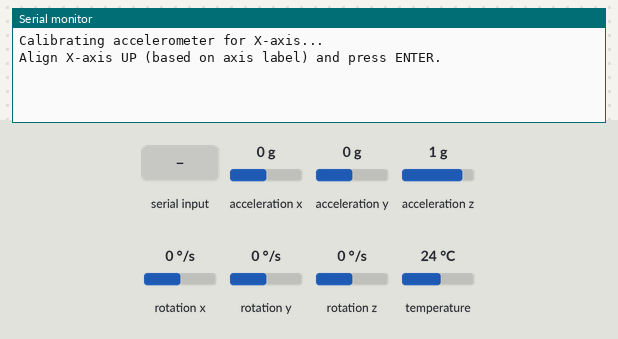
Simulated run of this sketch. Board: Arduino Uno, built with avr-gcc and run on an emulated ATmega328P. Parts: the last lines printed to the serial monitor. The test bench sets the inputs (shaded band); at power-on: acceleration x 0 g, acceleration y 0 g, acceleration z 1 g, rotation x 0 °/s, rotation y 0 °/s, rotation z 0 °/s, temperature 24 °C.

Above: at 0.9 s.
1.0 s: "1" received over Serial
At 2.6 s:
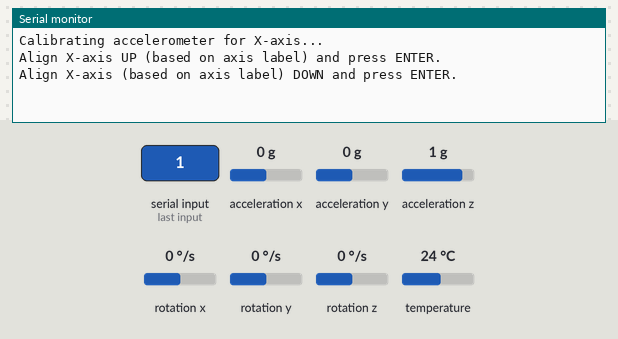
3.7 s: "0" received over Serial
At 5.04 s:
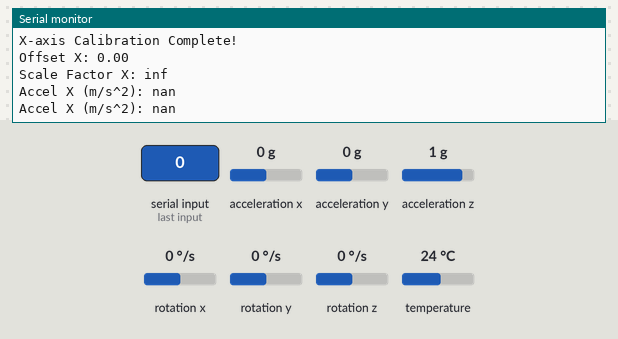
6.4 s: acceleration x set to -1.4 g
At 6.48 s:
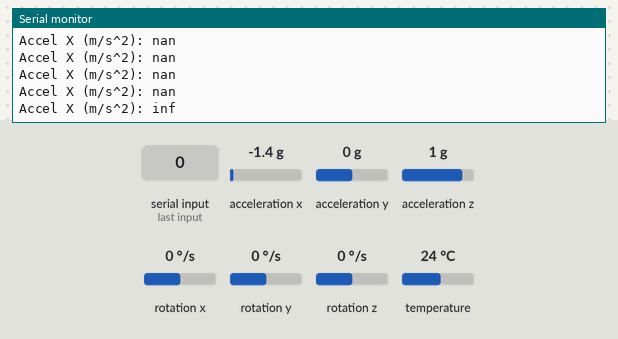

Measured:
- after the input at 1.0 s, the serial monitor: prints a new line after 1.2 s (image 1)
- after the input at 3.7 s, the serial monitor: prints a new line after 1.2 s (image 2)
- after the input at 6.4 s, the serial monitor: prints a new line after 0.07 s (image 3)

The sketch:

accel_calibration_x_axis.ino
```cpp
#include <Wire.h>
#include <Adafruit_MPU6050.h>
#include <Adafruit_Sensor.h>

Adafruit_MPU6050 mpu;

float offsetX = 0;
float scaleFactorX = 0;

const float gravity = 9.81;

void setup() {
  Serial.begin(115200);
  while (!Serial);

  if (!mpu.begin()) {
    Serial.println("Failed to find MPU6050 chip");
    while (1);
  }

  mpu.setAccelerometerRange(MPU6050_RANGE_4_G);
  mpu.setGyroRange(MPU6050_RANGE_250_DEG);
  mpu.setFilterBandwidth(MPU6050_BAND_5_HZ);

  Serial.println("Calibrating accelerometer for X-axis...");
  calibrateXAxis();
}

void loop() {
  sensors_event_t a, g, temp;
  mpu.getEvent(&a, &g, &temp);

  // Apply offset and scale factor for Z-axis
  float ax = (a.acceleration.x - offsetX) * scaleFactorX * gravity;

  // Print calibrated Z-axis value
  Serial.print("Accel X (m/s^2): ");
  Serial.println(ax);

  delay(100);
}

void calibrateXAxis() {
  float x_up = 0, x_down = 0;

  // Collect readings for Z-axis UP
  x_up = collectXAxisAverage("Align X-axis UP (based on axis label) and press ENTER.");

  // Collect readings for Z-axis DOWN
  x_down = collectXAxisAverage("Align X-axis (based on axis label) DOWN and press ENTER.");

  // Calculate offset
  offsetX = (x_up + x_down) / 2.0;

  // Calculate scale factor
  scaleFactorX = 2.0 / abs(x_up - x_down);

  Serial.println("X-axis Calibration Complete!");
  Serial.print("Offset X: "); Serial.println(offsetX);
  Serial.print("Scale Factor X: "); Serial.println(scaleFactorX);
}

float collectXAxisAverage(const char* prompt) {
  Serial.println(prompt);
  while (!Serial.available());
  Serial.read(); // Clear serial buffer

  float sum = 0;
  const int numReadings = 100;

  for (int i = 0; i < numReadings; i++) {
    sensors_event_t a, g, temp;
    mpu.getEvent(&a, &g, &temp);

    sum += a.acceleration.x;
    delay(10);
  }

  return sum / numReadings;
}
```
